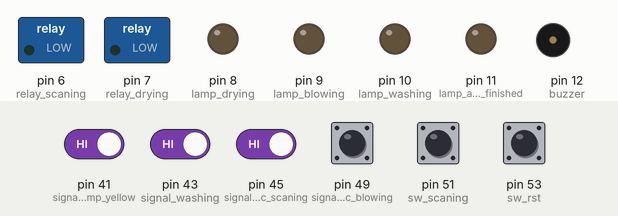
Bench run of a sketch on a simulated Arduino Mega 2560, built with avr-gcc and run on an emulated ATmega2560. On the bench: switched loads named in the sketch (green lamp = pin HIGH), output pins drawn as LEDs (lit = HIGH), buzzer (waves = sounding, pin HIGH). Dashed ring = blinking. The inputs (shaded band) are chosen by the test bench; at power-on: pin 41 (signal_lamp_yellow), pin 43 (signal_washing), pin 45 (signal_detec_scaning), pin 49 (signal_detec_blowing), pin 51 (sw_scaning), pin 53 (sw_rst) HIGH. What the sketch prints to the serial monitor is not drawn.

Above: at 1.2 s.
1.3 s: pin 53 (sw_rst) pulled LOW for 1 s
At 1.4 s:
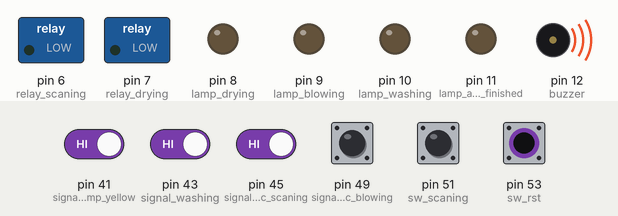
3.8 s: pin 41 (signal_lamp_yellow) driven LOW
At 4.4 s:
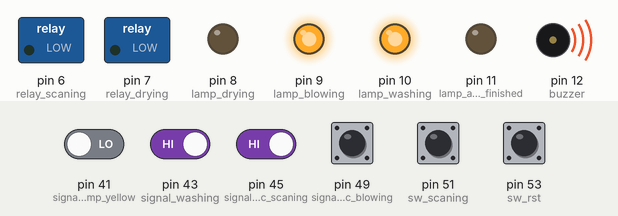
5.3 s: pin 43 (signal_washing) driven LOW
At 5.7 s:
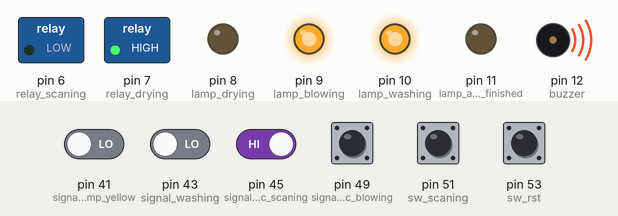
6.8 s: pin 45 (signal_detec_scaning) driven LOW
At 8.0 s:
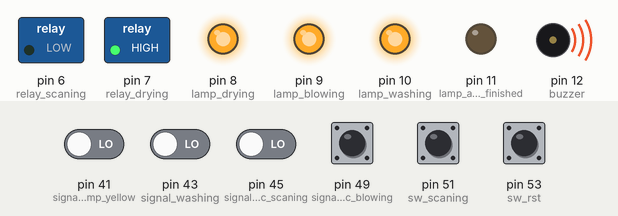
8.3 s: pin 51 (sw_scaning) pulled LOW for 0.15 s
At 8.51 s:
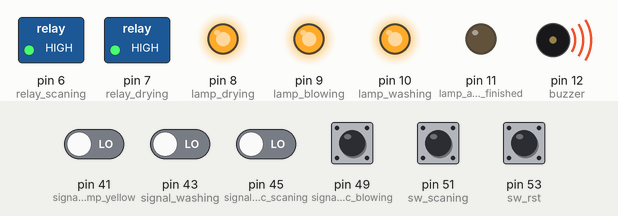
11.3 s: pin 53 (sw_rst) pulled LOW for 0.15 s
At 11.9 s:
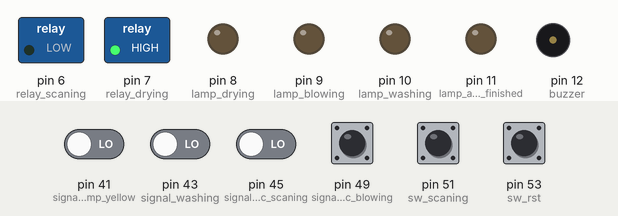
Timing chart, 0 to 14.3 s (numbered marks = the images above; inputs shaded):
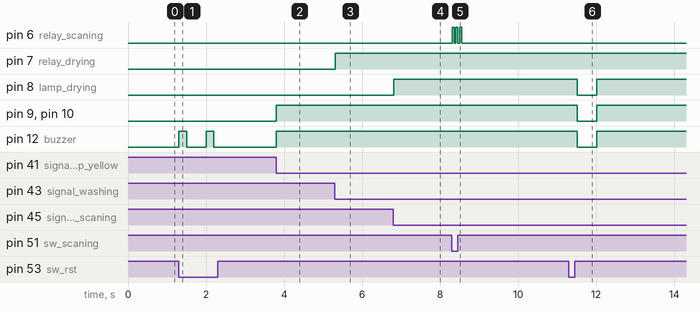

The sketch:

Pokayoke_dicer.ino
```cpp
//กำหนดขา
const int signal_washing = 43;
const int signal_lamp_yellow = 41;
const int signal_detec_blowing = 49;
const int signal_airgun = 47;
const int signal_detec_scaning =45;
const int sw_rst = 53;
const int sw_scaning = 51;
const int relay_drying = 7;
const int relay_scaning = 6;
const int buzzer = 12;
//const int lamp_alam = 12;
const int lamp_washing = 10;
const int lamp_blowing = 9;
const int lamp_drying = 8;
//const int lamp_scaning = 8;
const int lamp_airgun_finished = 11;

//กำหนดตัวแปร
bool signal_washing_start = 0;
int signal_airgun_count = 0;
bool signal_airgun_finished = 0;
bool signal_drying_finished = 0;
int button_rst = 0;

void setup() {

//input
pinMode(signal_washing ,INPUT);
pinMode(signal_lamp_yellow ,INPUT);
pinMode(signal_detec_blowing ,INPUT);
pinMode(signal_airgun ,INPUT);
pinMode(signal_detec_scaning ,INPUT);
pinMode(sw_rst ,INPUT);
pinMode(sw_scaning ,INPUT);

//output
pinMode(buzzer ,OUTPUT);
//pinMode(lamp_alam ,OUTPUT);
pinMode(lamp_washing ,OUTPUT);
pinMode(lamp_blowing ,OUTPUT);
pinMode(lamp_airgun_finished ,OUTPUT);
pinMode(lamp_drying ,OUTPUT);
//pinMode(lamp_scaning ,OUTPUT);
pinMode(relay_drying ,OUTPUT);
pinMode(relay_scaning ,OUTPUT);

Serial.begin(115200);
}

void loop() {
  //delay(1000);

  signal_washing_();
  sensor_blowing();
  drying();
  scaning_();
  sw_scaning_();
  sw_rst_();
  /*
  digitalWrite(lamp_washing ,LOW);
    digitalWrite(lamp_blowing ,LOW);
    digitalWrite(lamp_drying ,LOW);
    */
}
void signal_washing_(){
  if(digitalRead(signal_washing) == LOW){

    Serial.print("/LOW/signal_washing_start = ");
    Serial.println(signal_washing_start);
    signal_washing_start = 1;
    digitalWrite(relay_drying ,HIGH);
    Serial.println("next------->blowing");
  }
  else if (digitalRead(signal_washing) == HIGH){
    //signal_washing_start = 0;
     Serial.print("/HIGH/signal_washing_start = ");
     Serial.println(signal_washing_start);


  }
}

void sensor_blowing(){
  if((digitalRead(signal_detec_blowing) == LOW)&&(signal_washing_start == 1)){

        if(digitalRead(signal_airgun) == LOW){
          delay(400);
          signal_airgun_count++;
          Serial.print("signal_airgun_count :");
          Serial.println(signal_airgun_count);

        }


        if(signal_airgun_count == 30){
          signal_airgun_count = 0;
          signal_airgun_finished = 1;
          digitalWrite(lamp_airgun_finished ,HIGH);
          digitalWrite(buzzer ,HIGH);
          delay(100);
          digitalWrite(buzzer ,LOW);
          Serial.print("signal_airgun_finished : ");
          Serial.println(signal_airgun_finished);
          Serial.println("next------->drying");
           digitalWrite(relay_drying ,LOW);
        }

    //signal_washing_start=0;

  }
  else if((digitalRead(signal_detec_blowing) == LOW)&&(signal_washing_start == 0)){
    digitalWrite(buzzer ,HIGH);
   // digitalWrite(lamp_alam ,HIGH);
  digitalWrite(lamp_washing ,HIGH);
    Serial.print("alam!!!!!!!!1");
  }
}
void drying(){
  if((digitalRead(signal_lamp_yellow) == LOW)&&(signal_airgun_finished == 1)){
    signal_washing_start=0;
    signal_drying_finished = 1;
    delay(100);
    digitalWrite(lamp_airgun_finished ,LOW);
    Serial.println("next------->scaning");
    // signal_airgun_finished = 0;
  }
  else if((digitalRead(signal_lamp_yellow) == LOW)&&(signal_airgun_finished == 0)){
    digitalWrite(buzzer ,HIGH);
    digitalWrite(lamp_washing ,HIGH);
    digitalWrite(lamp_blowing ,HIGH);
    Serial.print("alam!!!!!!!!2");
  }
}
void scaning_(){
  if((digitalRead(signal_detec_scaning) == LOW)&&(signal_drying_finished == 1)){
    digitalWrite(relay_scaning ,HIGH);
    Serial.println("scan test");
    delay(8000);
    digitalWrite(relay_scaning ,LOW);
    Serial.println("-------------------finished--------------------");
    delay(1000);
    digitalWrite(lamp_airgun_finished ,LOW);
    signal_washing_start=0;
    signal_airgun_count = 0;
    signal_airgun_finished = 0;
    signal_drying_finished = 0;

  }
 else if((digitalRead(signal_detec_scaning) == LOW)&&(signal_drying_finished == 0)){
    digitalWrite(buzzer ,HIGH);
    digitalWrite(lamp_washing ,HIGH);
    digitalWrite(lamp_blowing ,HIGH);
    digitalWrite(lamp_drying ,HIGH);
    Serial.print("alam!!!!!!!!3");
 }

}
/*
void buzzer_(){
}
void lamp_(){
}
*/
void sw_scaning_(){
  if((digitalRead(sw_scaning) == LOW)&&(digitalRead(signal_detec_scaning) == LOW)){
    digitalWrite(relay_scaning ,HIGH);
    delay(50);
    digitalWrite(relay_scaning ,LOW);
    delay(50);
    digitalWrite(relay_scaning ,HIGH);
    delay(50);
    digitalWrite(relay_scaning ,LOW);
    delay(50);
    digitalWrite(relay_scaning ,HIGH);
    delay(50);
    digitalWrite(relay_scaning ,LOW);
    delay(50);
    Serial.println("scaning_m");

  }
  else if((digitalRead(sw_scaning) == LOW)&&(digitalRead(signal_detec_scaning) == HIGH)){
    digitalWrite(relay_scaning ,LOW);
    Serial.println("not scaning");
  }
}
void sw_rst_(){
  if(digitalRead(sw_rst) == LOW){
      //button_rst++;
      Serial.print("button_rst = ");
      Serial.println(button_rst);


      Serial.println("rs_All");
      button_rst = 0;
      digitalWrite(buzzer ,HIGH);
      delay(200);
      digitalWrite(buzzer ,LOW);
      digitalWrite(lamp_washing ,LOW);
      digitalWrite(lamp_blowing ,LOW);
      digitalWrite(lamp_drying ,LOW);
//      digitalWrite(lamp_scaning ,LOW);
      signal_drying_finished = 0;
      signal_airgun_finished = 0;
      signal_washing_start=0;
      signal_airgun_count = 0;
      delay(500);


  }
}
```

Measured:
- after the input at 1.3 s, pin 12 (buzzer): alternates HIGH for 0.20 s and LOW for 0.50 s, 4 changes in all, then stays LOW, starting at once
- after the input at 3.8 s, pin 9 (lamp_blowing), pin 10 (lamp_washing), pin 12 (buzzer): LOW → HIGH at once
- after the input at 5.3 s, pin 7 (relay_drying): LOW → HIGH at once
- after the input at 6.8 s, pin 8 (lamp_drying): LOW → HIGH at once
- after the input at 8.3 s, pin 6 (relay_scaning): alternates HIGH for 0.05 s and LOW for 0.05 s, 6 changes in all, then stays LOW, starting at once
- after the input at 11.3 s, pin 8 (lamp_drying), pin 9 (lamp_blowing), pin 10 (lamp_washing), pin 12 (buzzer): HIGH → LOW after 0.21 s, → HIGH 0.50 s later
